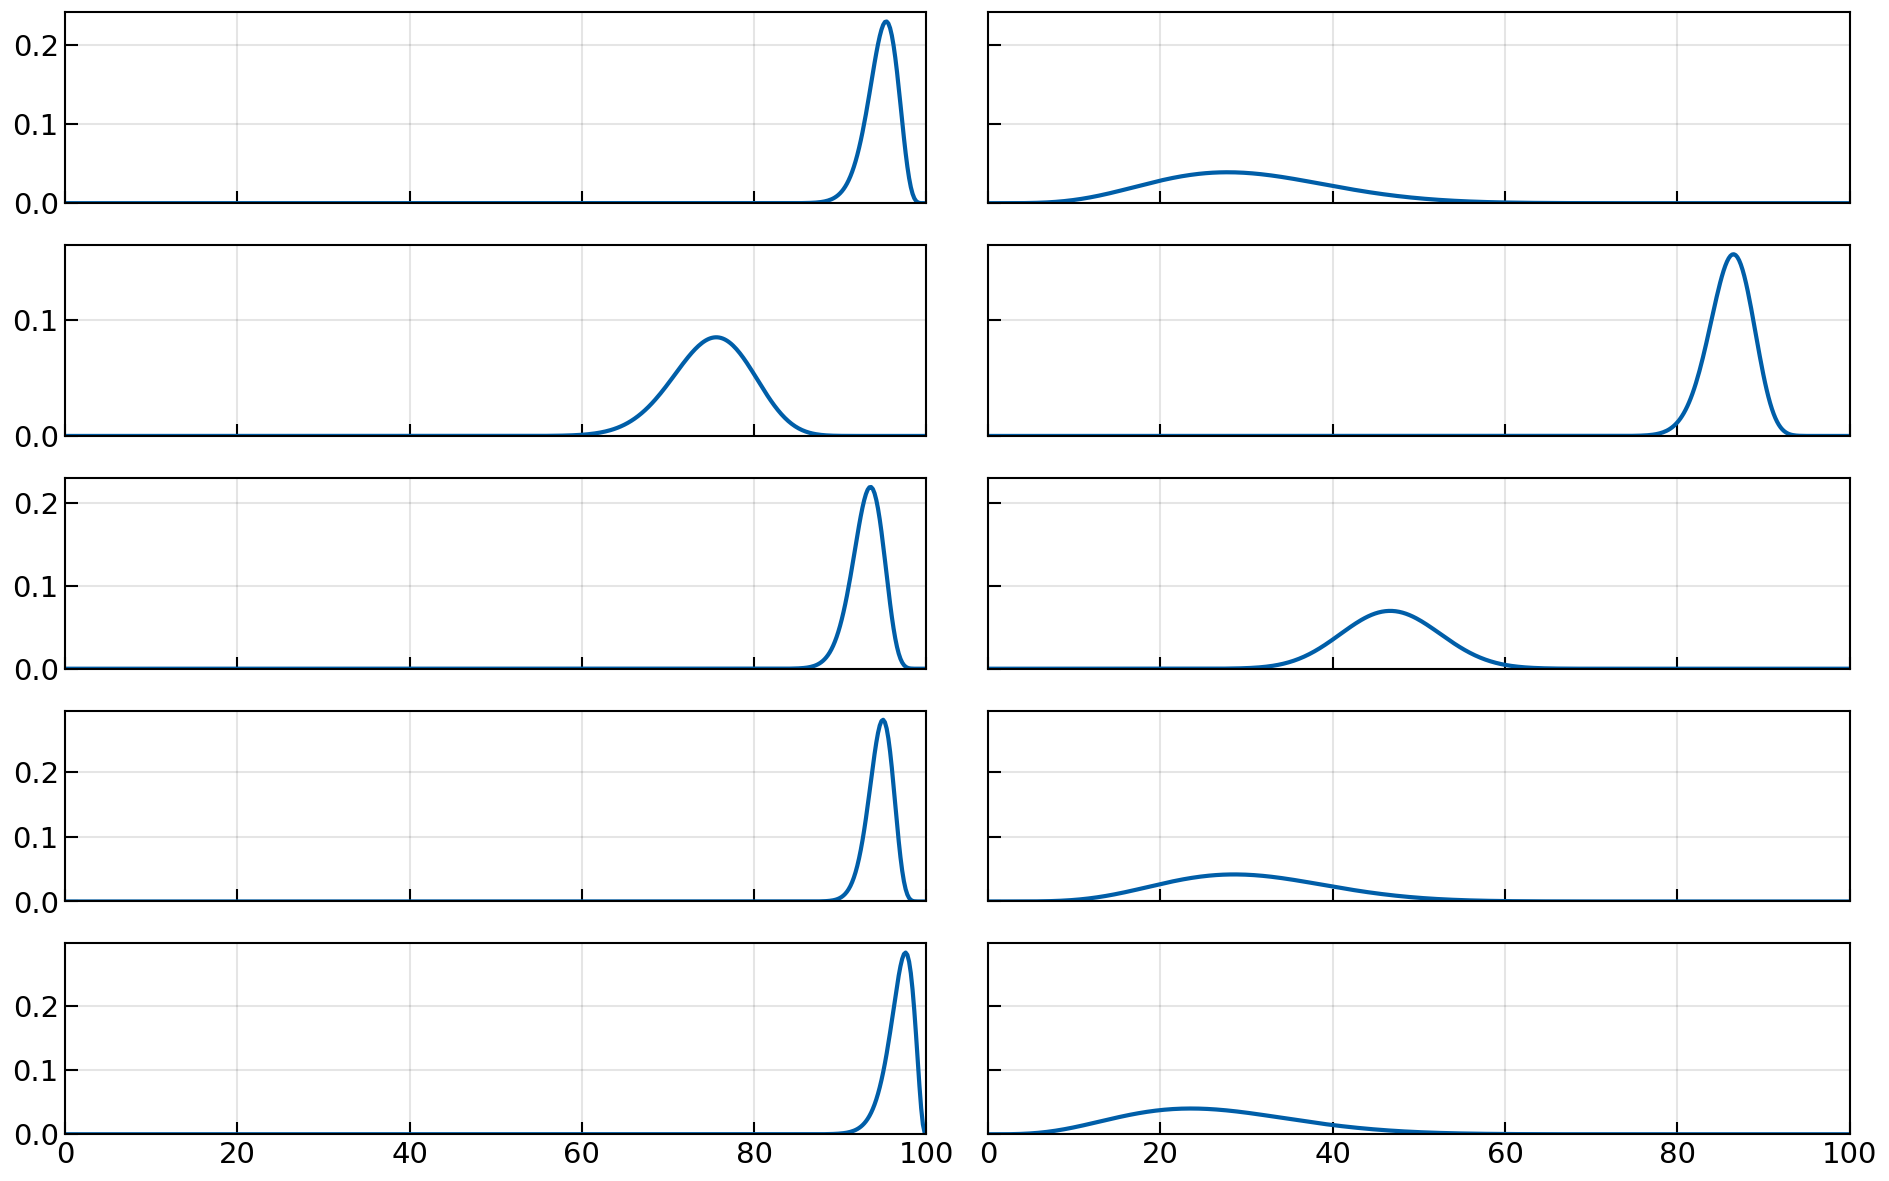

The script that drew this image:
"""
Analyze the senstivity and specificity of the CLB data.
"""
from pathlib import Path

import pandas as pd
import numpy as np
import scipy as sp
import matplotlib.pyplot as plt

from lyscripts.plot.histograms import get_size


def extract_confusion_matrix(
    data: pd.DataFrame,
    observed_modality: str,
    truth_modality: str,
    side: str,
    lnl: str,
) -> pd.DataFrame:
    """
    Extract the confusion matrix of the `observed_modality` from the `data`, based on
    the true values as reported by the `truth_modality`. Do this for the specified
    `side` of the neck and the requested `lnl`. The returned `confusion_matrix` is a
    2x2 `DataFrame` and can be indexed like this:

    >>> observed = False
    >>> truth = True
    >>> num_false_positive = confusion_matrix[observed][truth]
    """
    observed_column = (observed_modality, side, lnl)
    truth_column = (truth_modality, side, lnl)
    counted_cases = data.groupby([observed_column, truth_column], as_index=False).size()
    confusion_matrix = counted_cases.pivot_table(
        values="size",
        aggfunc=sum,
        index=[truth_column],
        columns=[observed_column],
    )
    confusion_matrix.index.name = "truth"
    confusion_matrix.columns.name = "observed"
    return confusion_matrix


def comp_scaled_beta_posterior(
    x: np.ndarray,
    num_success: int,
    num_fail: int,
) -> np.ndarray:
    """
    Compute the Beta posterior over the success probability (in percent) for
    `num_success` observed successes and `num_total` tries.
    """
    return sp.stats.beta.pdf(x / 100., num_success+1, num_fail+1) / 100.


INPUT = Path("../data/2021-clb-oropharynx.csv")
OUTPUT = Path(__file__).with_suffix(".png")
LNLS = ["Ib", "II", "III", "IV", "V"]


if __name__ == "__main__":
    data = pd.read_csv(INPUT, header=[0,1,2])

    confusion_matrices = {}
    for side in ["ipsi", "contra"]:
        confusion_matrices[side] = {}
        for lnl in LNLS:
            confusion_matrices[side][lnl] = extract_confusion_matrix(
                data=data,
                observed_modality="diagnostic_consensus",
                truth_modality="pathology",
                side=side,
                lnl=lnl,
            )

    plt.style.use("../../../.mplstyle")
    fig, ax = plt.subplots(
        nrows=len(LNLS), ncols=2,
        sharex=True, sharey="row",
        figsize=get_size(width="full", ratio=8. / len(LNLS)),
    )

    x = np.linspace(0., 100., 500)
    for i,lnl in enumerate(LNLS):
        confusion_matrix = confusion_matrices["ipsi"][lnl]
        try:
            posterior_over_specificity = comp_scaled_beta_posterior(
                x=x,
                num_success=confusion_matrix[False][False],
                num_fail=confusion_matrix[True][False],
            )
            ax[i,0].plot(x, posterior_over_specificity)
            ax[i,0].set_xlim(left=0., right=100.)
        except KeyError:
            ax[i,0].remove()

        try:
            posterior_over_sensitivity = comp_scaled_beta_posterior(
                x=x,
                num_success=confusion_matrix[True][True],
                num_fail=confusion_matrix[False][True],
            )
            ax[i,1].plot(x, posterior_over_sensitivity)
            ax[i,1].set_xlim(left=0., right=100.)
            ax[i,1].set_ylim(bottom=0.)
        except KeyError:
            ax[i,1].remove()

    plt.savefig(OUTPUT)
